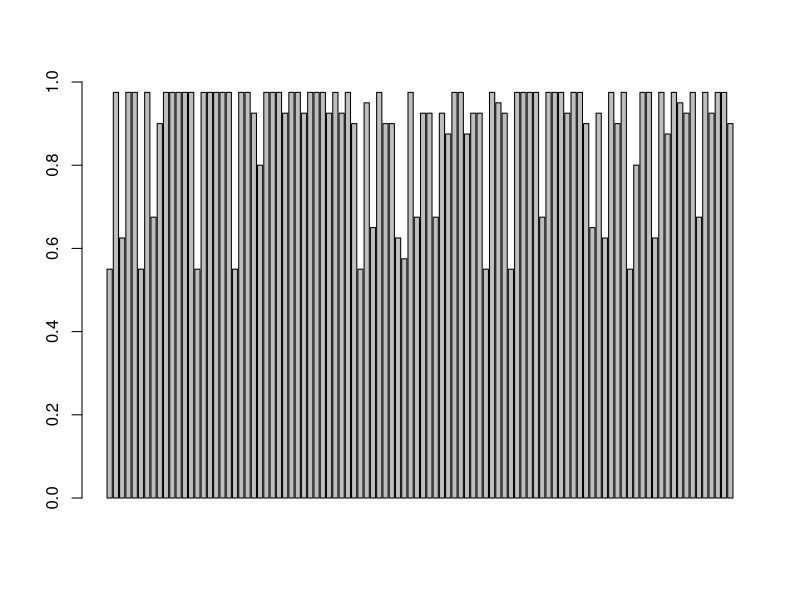
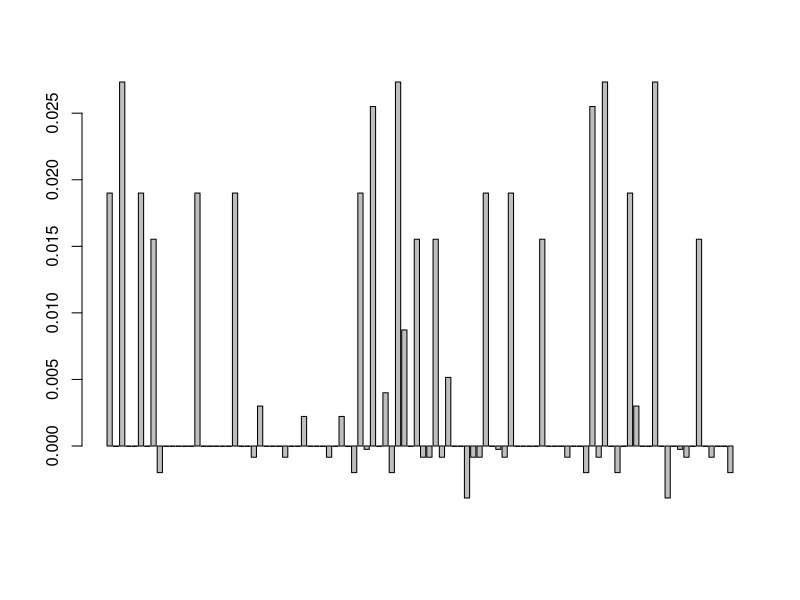

Generate these figures, in order, with R:
library(stringr)

bears <- read.csv("../Data/bears.csv", header = FALSE, colClasses = "character")
colnames(bears)<-1:10000

SNPs = c()

for (i in 1:10000) {
  if(dim(unique(bears[i]))[1] != 1){
    SNPs <- c(SNPs, i)
  }
}
freq <-c()
for (SNP in SNPs){
  ref <- bears[SNP][1,]
  l <- bears[SNP]
  f<-length(l[l==ref])

  if (f<20){
    f<-40-f
  }
  freq <- c(freq, f/40)
}

barplot(freq,ylim=c(0,1))

g <- data.frame(homref = numeric(),het = numeric(), homnon = numeric())


homref = rep(0,length(SNPs))
het = rep(0,length(SNPs))
homnon = rep(0,length(SNPs))

cnt = 0


for (SNP in SNPs){
  cnt<-cnt+1
  ref <- bears[SNP][1,]
  
  for (i in 1:20){
    i<-2*i-1
    j=i+1
    pair = (bears[i:j, SNP] == ref)
    

    if (sum(pair) == 2){
      homref[cnt] <- homref[cnt]+1
    }
    
    
    if (sum(pair) == 1){
      het[cnt] <- het[cnt]+1
    }
    
    
    if (sum(pair) == 0){
      homnon[cnt] <- homnon[cnt]+1
    }

  }
}

g <- data.frame(homref,het, homnon)
colnames(g)<-c('homref', 'het', 'homnon')

g$ref = (g$homref/20+g$het/40)
g$exphomref = g$ref ^ 2
g$exphet = g$ref * (1-g$ref) * 2
g$exphomnon = (1-g$ref) ^ 2

g$chi <- rowSums(( (g[1:3] - g[5:7]*20)^2) /(g[5:7]*20))
g$sig <- (g$chi>3.84)  


g$inb <- (2 * g$ref * (1-g$ref) - g$het/20) / 2*g$het/20


barplot(g$inb)
